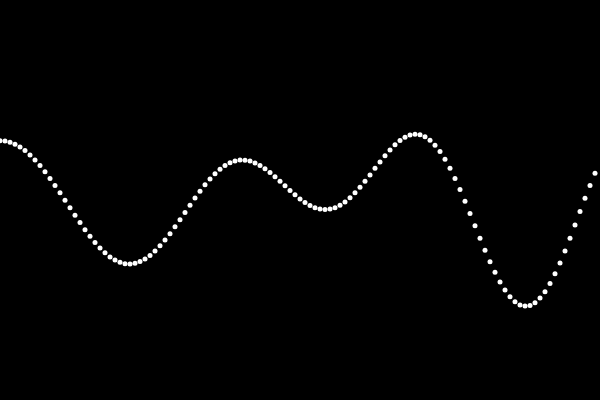
Frame 1 (no input)
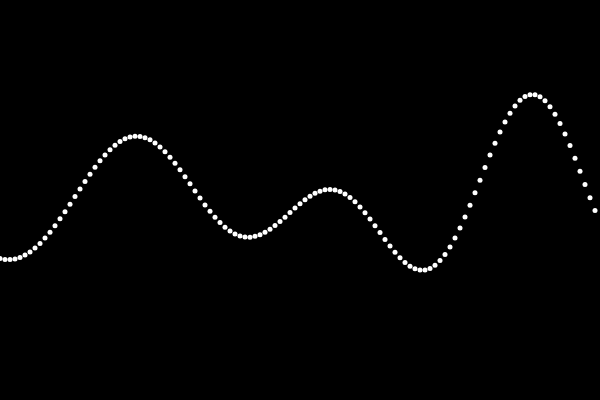
Frame 60 (no input)
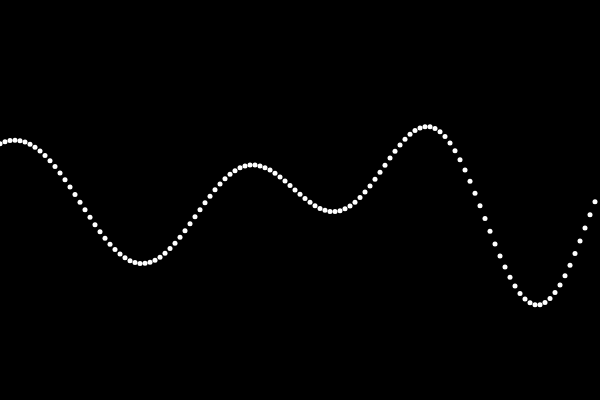
Frame 120 (the mouse pressed at the canvas centre since frame 60)

The p5.js sketch that drew these frames (run headless with seeded random() and noise() and a simulated clock; from frame 60 on, the mouse is pressed at the canvas centre):

// p5.js sketch
// ── sketch.js
class Wave {
    constructor(amp, period, phase) {
        this.amplitude = amp;
        this.period = period;
        this.phase = phase;
    }

    calculate(x) {
        return sin(this.phase + TWO_PI * x / this.period) * this.amplitude;
    }

    update() {
        this.phase += 0.05
    }
}

let waves = [];

function setup() {
    createCanvas(600, 400);
    for(let i = 0; i < 5; i++) {
        waves[i] = new Wave(random(20, 80), random(100, 600), random(0, TWO_PI));
    }
}

function draw() {
    background(0);

    for(let x = 0; x < width; x += 5) {
        let y = 0;
        for(let wave of waves) {
            y += wave.calculate(x);
        }
        noStroke();
        ellipse(x, y + height / 2, 5);
    }

    for(let wave of waves) {
        wave.update();
    }
}
